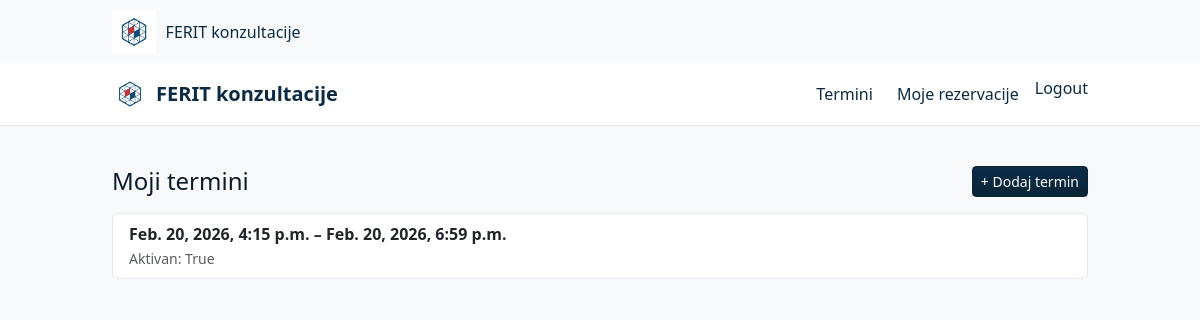
Page /mentor/slots/ (signed in) on the committed database.
### booking/models.py (models this page shows, shortened)
class AvailabilitySlot(models.Model):
    mentor = models.ForeignKey(
        settings.AUTH_USER_MODEL, on_delete=models.CASCADE, related_name="availability_slots"
    )
    start_at = models.DateTimeField()
    end_at = models.DateTimeField()
    is_active = models.BooleanField(default=True)
    class Meta:
        ordering = ["start_at"]
        constraints = [
            models.CheckConstraint(
                check=models.Q(end_at__gt=models.F("start_at")),
                name="slot_end_after_start",
            ),
        ]

### booking/views.py (the view)
# urls.py: path("mentor/slots/", views.mentor_slots, name="mentor_slots"),
@login_required
def mentor_slots(request):
    if not is_mentor(request.user):
        return HttpResponseForbidden("Nemaš pristup ovoj stranici.")
    slots = AvailabilitySlot.objects.filter(mentor=request.user).order_by("start_at")
    return render(request, "booking/mentor_slots.html", {"slots": slots})

### accounts/context_processors.py (called while the page is built)
def role_flags(request):
    user = request.user
    is_mentor = False
    if user.is_authenticated:
        is_mentor = user.is_superuser or user.groups.filter(name="mentor").exists()
    return {"is_mentor": is_mentor}

### booking/utils.py (called while the page is built)
def is_mentor(user):
    if not user or not user.is_authenticated:
        return False
    if getattr(user, "is_staff", False):
        return True
    return user.groups.filter(name="mentors").exists()

### templates/booking/mentor_slots.html (shortened to what this page needs)
{% extends "base.html" %}
{% block content %}
  <div class="d-flex justify-content-between align-items-center mb-3">
    <h1 class="h4 mb-0">Moji termini</h1>
    <a class="btn btn-primary btn-sm" href="{% url 'mentor_add_slot' %}">+ Dodaj termin</a>
  </div>
  {% if slots %}
    <div class="list-group">
      {% for s in slots %}
        <div class="list-group-item d-flex justify-content-between align-items-center">
          <div>
            <div class="fw-semibold">{{ s.start_at }} – {{ s.end_at }}</div>
            <small class="text-muted">Aktivan: {{ s.is_active }}</small>
          </div>
        </div>
      {% endfor %}
    </div>
  {% else %}
    <div class="alert alert-info">Još nemaš dodanih termina.</div>
  {% endif %}
{% endblock %}

### static/css/style.css (style rules this page uses)
:root { --blue: #0b2b48; --blue-600:#092536; --red: #c0392b; --red-700: #a5332a; --white: #ffffff; --muted: #6c757d; --bg: #f6f8fa; --card-bg: #ffffff; --border: #e6e9ee; --text: #0b1b2b; }
body { background: var(--bg); color: var(--text); -webkit-font-smoothing:antialiased; font-family: "Segoe UI", Roboto, Arial, sans-serif; }
.card, .list-group-item { background:var(--card-bg); border:1px solid var(--border); border-radius:8px; }
.btn-primary { background: linear-gradient(180deg, var(--blue), var(--blue-600)); border-color: var(--blue-600); color: var(--white); box-shadow:none; }

### rows in the picture
AvailabilitySlot: start_at "Feb. 20, 2026, 4:15 p.m.", end_at "Feb. 20, 2026, 6:59 p.m.", is_active "True"
